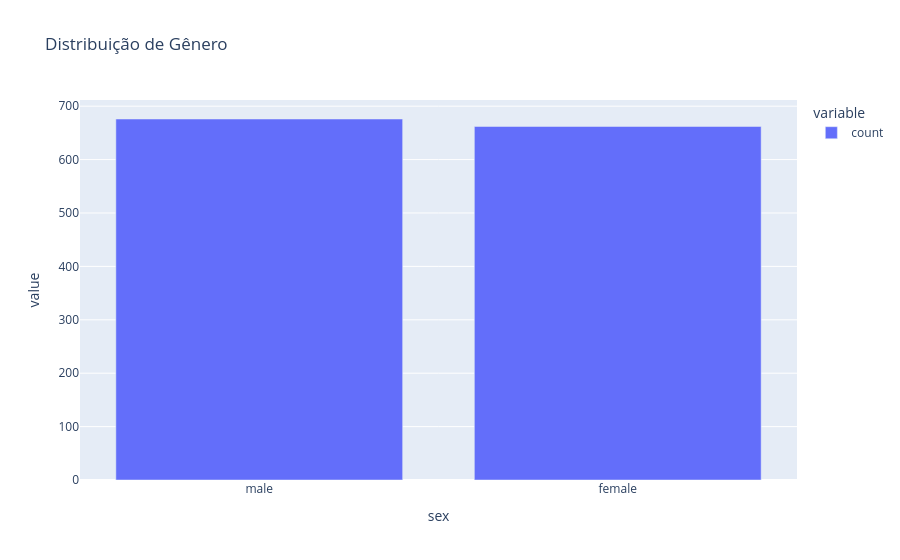

Write notebook code for a chart like this one.
### Markdown cell above
### Distribuição Variável Gênero
- Base bem balanceada por gênero

### Code cell
px.bar(
  df_costs.value_counts('sex'),
  title='Distribuição de Gênero'
)

### Figure 1 — Plotly figure (JSON) as saved in the notebook; plotly's stock layout.template omitted (floating-point values rounded to 4 significant figures)
{"data": [{"hovertemplate": "variable=count<br>sex=%{x}<br>value=%{y}<extra></extra>", "legendgroup": "count", "marker": {"color": "#636efa", "pattern": {"shape": ""}}, "name": "count", "orientation": "v", "showlegend": true, "textposition": "auto", "type": "bar", "x": ["male", "female"], "xaxis": "x", "y": [676, 662], "yaxis": "y"}], "layout": {"barmode": "relative", "legend": {"title": {"text": "variable"}, "tracegroupgap": 0}, "title": {"text": "Distribuição de Gênero"}, "xaxis": {"anchor": "y", "domain": [0, 1], "title": {"text": "sex"}}, "yaxis": {"anchor": "x", "domain": [0, 1], "title": {"text": "value"}}}}
